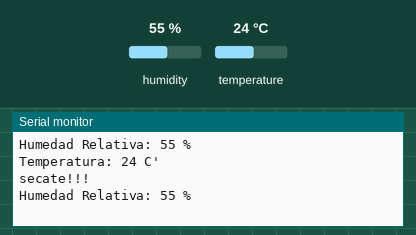
This sketch was run on a simulated Arduino Uno, built with avr-gcc and run on an emulated ATmega328P. Parts: the last lines printed to the serial monitor. Wiring (inferred from the names in the program): DHT11 sensor: data pin 7. Inputs (shaded band) come from the test bench; at power-on: humidity 55 %, temperature 24 °C.

Above: at 9.3 s.
9.4 s: humidity set to 22 %
At 12.0 s:
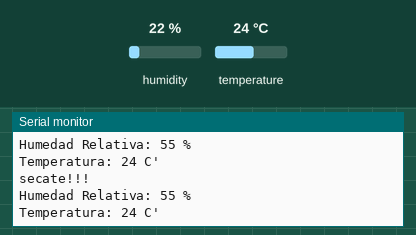
17.8 s: temperature set to 12 °C
At 22.9 s:
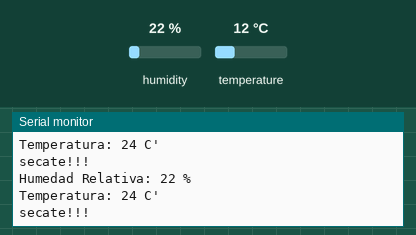
26.2 s: humidity set to 40 %
At 28.8 s:
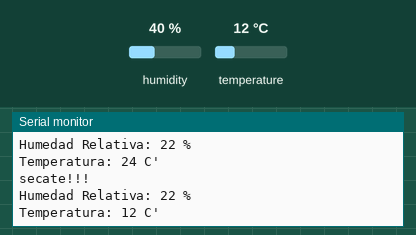
Timing chart, 0 to 30.3 s (numbered marks = the images above; inputs shaded):
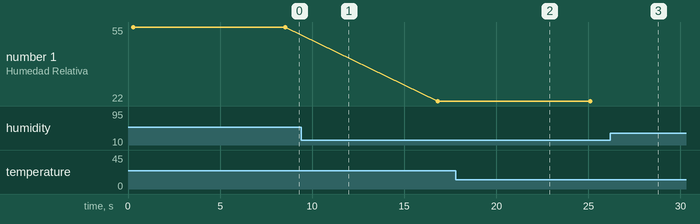

Measured:
- plotted number 1: 55 → 22 after the input at 9.4 s, 22 → 40 after the input at 26.2 s

The sketch:

nano_dht.ino
```cpp
/*Sensor de Temperatura y Humedad DHT11<br>Instrucciones:
Recuerda descargar la libreria DHT para poder utilizar este sensor
Conectaremos el Sensor DHT11 a 5v y el pin de señal a la entrada digital 7
*/
#include "DHT.h"
#define DHTPIN 7
#define DHTTYPE DHT11
DHT dht(DHTPIN, DHTTYPE);
void setup() {
Serial.begin(9600);
dht.begin();
}
void loop() {
int h = dht.readHumidity();// Lee la humedad
int t= dht.readTemperature();//Lee la temperatura
//////////////////////////////////////////////////Humedad
Serial.print("Humedad Relativa: ");
Serial.print(h);//Escribe la humedad
Serial.println(" %");
delay (2500);
///////////////////////////////////////////////////Temperatura
Serial.print("Temperatura: ");
Serial.print(t);//Escribe la temperatura
Serial.println(" C'");
delay (2500);
///////////////////////////////////////////////////
Serial.println("secate!!!");
delay (3000);
Serial.println ();
}
//Electrocrea.com
```
